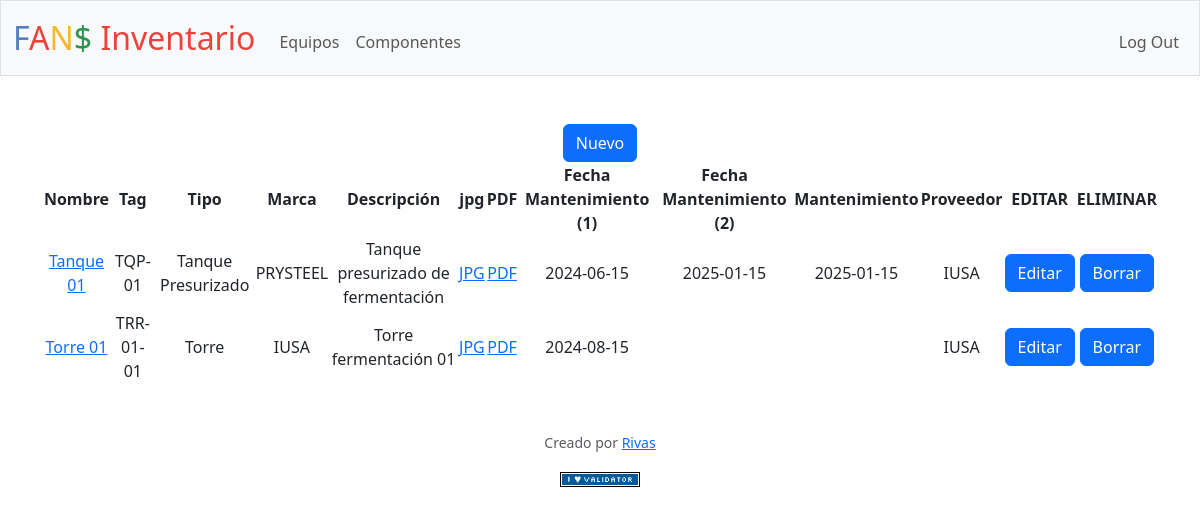
Page /areas?id=6 (signed in) on the committed database.
### tables this page shows
CREATE TABLE equipos(id INTEGER PRIMARY KEY AUTOINCREMENT, area_id INTEGER, nombre TEXT NOT NULL, tag TEXT NOT NULL UNIQUE, tipo_equipo TEXT, marca TEXT, descripcion TEXT, archivo_jpg TEXT, archivo_pdf TEXT, modelo TEXT AFTER marca, fecha_mantenimiento_1 DATE, fecha_mantenimiento_2 DATE, mantenimiento TEXT, proveedor TEXT, FOREIGN KEY(area_id) REFERENCES areas(id));

### app.py (the view)
@app.route("/areas", methods=["GET", "POST"])
@login_required
def areas():
    if request.method == "POST":
        return redirect("/")
    else:
        id_area = request.args.get("id")
        if not id_area:
            return apology("must provide id", 400)
        equipos = db.execute(
        "SELECT * FROM equipos WHERE area_id= ?", id_area)
        return render_template("equipos.html", equipos=equipos, id_area=id_area)

### app.py (called while the page is built)
@app.after_request
def after_request(response):
    response.headers["Cache-Control"] = "no-cache, no-store, must-revalidate"
    response.headers["Expires"] = 0
    response.headers["Pragma"] = "no-cache"
    return response

### helpers.py (called while the page is built)
def login_required(f):
    @wraps(f)
    def decorated_function(*args, **kwargs):
        if session.get("user_id") is None:
            return redirect("/login")
        return f(*args, **kwargs)
    return decorated_function

### templates/equipos.html (shortened to what this page needs)
{% extends "layout.html" %}
{% block main %}
    <a href="/new_equipo?id={{id_area}}"><button class="btn btn-primary ">Nuevo</button></a>
   <table class="">
    <thead>
        <tr>
            <th>Nombre</th>
            <th>Tag</th>
            <th>Tipo</th>
            <th>Marca</th>
            <th>Descripción</th>
            <th>jpg</th>
            <th>PDF</th>
            <th>Fecha Mantenimiento (1)</th>
            <th>Fecha Mantenimiento (2)</th>
            <th>Mantenimiento</th>
            <th>Proveedor</th>
            <th>EDITAR</th>
            <th>ELIMINAR</th>
        </tr>
    </thead>
    <tbody>
        {% for row in equipos %}
            <tr>
                <td><a href="/equipos?id={{ row.id }}">{{ row.nombre }}</a></td>
                <td>{{ row.tag }}</td>
                <td>{{ row.tipo_equipo }}</td>
                <td>{{ row.marca }}</td>
                <td>{{ row.descripcion }}</td>
                <td><a href="/uploads/{{ row.archivo_jpg }}">JPG</a></td>
                <td><a href="/uploads/{{ row.archivo_pdf }}">PDF</a></td>
                <td>{{ row.fecha_mantenimiento_1 }}</td>
                <td>{{ row.fecha_mantenimiento_2 }}</td>
                <td>{{ row.mantenimiento }}</td>
                <td>{{ row.proveedor }}</td>
                <td class="">
                    <a href="/editar_equipo?id={{ row.id }}"><button class="btn btn-primary " type="submit">Editar</button></a>
                </td>
                <td class="">
                    <a href="/borrar_equipo?id={{ row.id }}"><button class="btn btn-primary " type="submit">Borrar</button></a>
                </td>
            </tr>
        {% endfor %}
    </tbody>
   </table>
{% endblock %}

### rows in the picture
equipos: nombre "Tanque 01", tag "TQP-01", tipo_equipo "Tanque Presurizado", marca "PRYSTEEL", descripcion "Tanque presurizado de fermentación", fecha_mantenimiento_1 "2024-06-15", fecha_mantenimiento_2 "2025-01-15", mantenimiento "2025-01-15", proveedor "IUSA"
equipos: nombre "Torre 01", tag "TRR-01-01", tipo_equipo "Torre", marca "IUSA", descripcion "Torre fermentación 01", fecha_mantenimiento_1 "2024-08-15", proveedor "IUSA"
